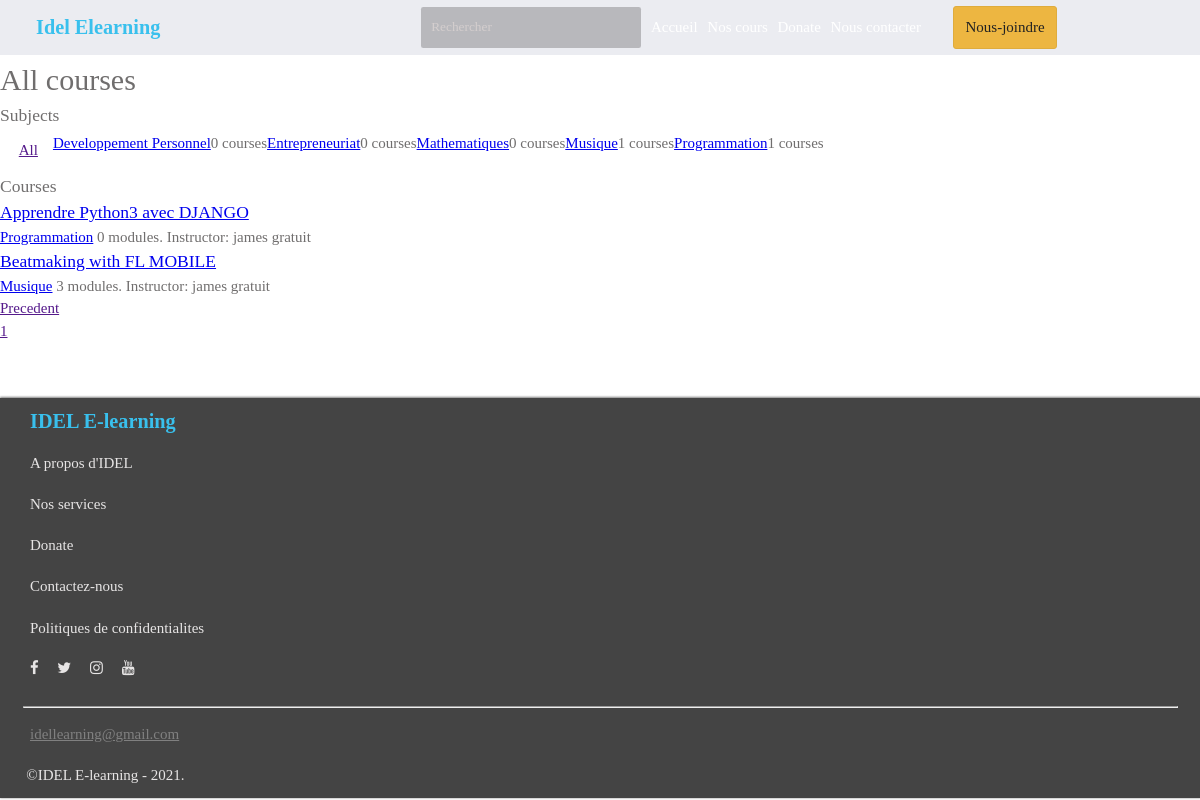
Page /courses/ on the earlier database version.
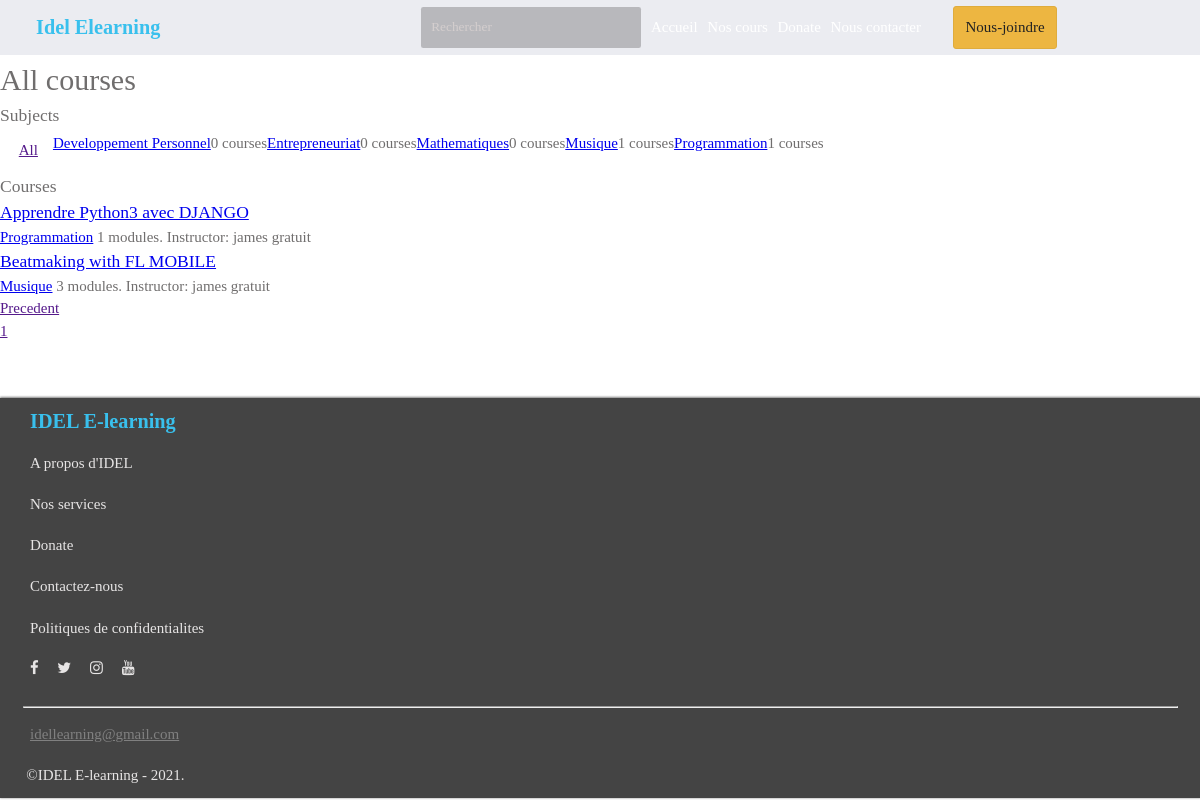
Same page on the later database version.
### courses/models.py (models this page shows, shortened)
class Course(models.Model):
    students = models.ManyToManyField(User, related_name='course_joined', blank=True)
    owner = models.ForeignKey(User, on_delete=models.CASCADE, related_name='course_created')
    subject = models.ForeignKey(Subject, on_delete=models.CASCADE, related_name='courses')
    title = models.CharField(max_length=200)
    slug = models.SlugField(max_length=200, unique=True)
    views = models.PositiveIntegerField(default=1)
    price = models.PositiveIntegerField(null=True, blank=True)
    photo = models.ImageField(upload_to='images/')
    paid = models.BooleanField(default=False)
    overview = models.TextField()
    created = models.DateTimeField(auto_now_add=True)
    class Meta:
        ordering = ['created']

class Subject(models.Model):
    title = models.CharField(max_length=200)
    slug = models.SlugField(max_length=200, unique=True)
    class Meta:
        ordering = ['title']
    def __str__(self):
        return self.title

### courses/views.py (the view)
# urls.py: path('', views.CourseListView.as_view(), name='course_list'),
class CourseListView(TemplateResponseMixin, View):
    model = Course
    template_name = 'courses/course/list.html'
    def get(self, request, subject=None):
        subjects = Subject.objects.annotate(total_courses=Count('courses'))
        courses = Course.objects.annotate(total_modules=Count('modules'))
        if subject:
            subject = get_object_or_404(Subject, slug=subject)
            courses = courses.filter(subject=subject)
        paginator = Paginator(courses, 2)
        page = self.request.GET.get('page')
        try:
            courses = paginator.page(page)
        except PageNotAnInteger:
            courses = paginator.page(1)
        except EmptyPage:
            courses = paginator.page(paginator.num_pages)
        if self.request.is_ajax():
            self.template_name = 'courses/course/ajx.html'
            return self.render_to_response({'courses': courses, 'subject': subject})
        return self.render_to_response({'subjects': subjects, 'subject': subject, 'courses': courses})

### courses/templates/courses/course/list.html (shortened to what this page needs)
{% extends 'base.html' %}
{% block content %}
    <h1>
        {% if subject %}
            {{ subject.title }} courses
        {% else %}
            All courses
        {% endif %}
    </h1>
    <div>
        <h3>Subjects</h3>
        <ul style="display: flex; flex-wrap: wrap; align-content: center; list-style: none; padding: .25rem;">
            <li style="padding: .25rem; margin: .25rem .75rem;" {% if not subject %}{% endif %}><a href="">All</a></li>
            {% for s in subjects %}
            <li {% if subject == s %}{% endif %}><a href="{% url 'course_list_subject' s.slug %}">{{ s.title }}</a></li>
            <span>{{ s.total_courses }} courses</span>
            {% endfor %}
        </ul>
    </div>
    <div>
        <h3>Courses</h3>
       <div id="cours">
           <div>
            {% for course in courses %}
            {% with subject=course.subject %}
                <h3><a href="{% url 'course_detail' course.slug %}">{{ course.title }}</a></h3>
                <p>
                    <a href="{% url 'course_list_subject' subject.slug %}">{{ subject }}</a>
                    {{ course.total_modules }} modules.
                    Instructor: <span>{{ course.owner }}</span>
                     {% if course.price %} {{ course.price }}$ {% else %} gratuit{% endif %}
                </p>
            {% endwith %}
            {% endfor %}
           </div>
       </div>
       {% include "courses/course/pagination.html" with page=courses %}
    </div>
{% endblock %}

Differences in the rows shown:
changed Course "Apprendre Python3 avec DJANGO": total_modules "0" → "1"
